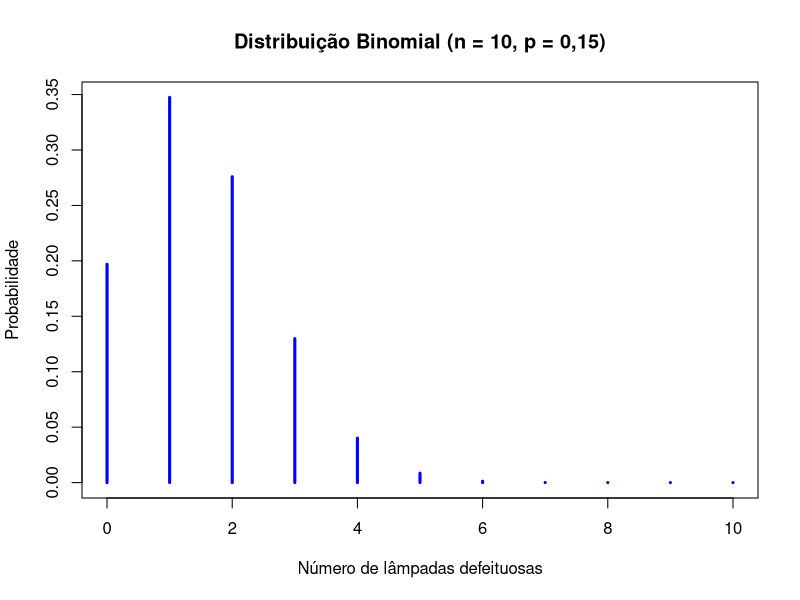

This chart was generated by the following R code:
######
# Q1)
######

# a.i)

dbinom(1, 10, 0.15)

# a.ii)

dbinom(0, 10, 0.15)

# a.iii)

# P(X<2)=P(X=0)+P(X=1)

pbinom(1, 10, 0.15)

# b)

set.seed(123)

N <- 100000

x <- rbinom(N, 10, 0.15)

mean(x == 1)
mean(x == 0)
mean(x < 2)

# c)

x <- 0:10

prob <- dbinom(x, 10, 0.15)

plot(
  x,
  prob,
  type = "h",
  lwd = 3,
  col = "blue",
  xlab = "Número de lâmpadas defeituosas",
  ylab = "Probabilidade",
  main = "Distribuição Binomial (n = 10, p = 0,15)"
)

# Use a binomial quando cada ensaio é independente e a probabilidade de sucesso p permanece constante
# entre os ensaios (por exemplo, testar lâmpadas de uma grande produção assumindo
# probabilidade fixa de defeito e amostras independentes).

# Use a hipergeométrica quando a amostragem é feita sem reposição a partir de uma população finita
# com um número fixo de sucessos — aí os ensaios são dependentes e a probabilidade
# muda conforme você retira itens.

# d.i)

# dhyper(x, m=5, n=15, k=3)
dhyper(2, 5, 15, 3)

# d.ii)
# P(X≥2)=P(X=2)+P(X=3)

sum(dhyper(2:3, 5, 15, 3))

# d.iii)
# P(X=0)

dhyper(0, 5, 15, 3)

######
# Q2)
######

# Temos uma taxa média de 30 mensagens por semana (7 dias). Logo, a taxa média diária é:
  
# λ = 30/7

# Se X representa o número de mensagens recebidas em um dia:
# X ∼ Poisson(30/7)

# O responsável não responde aos e-mails quando há mais de 3 mensagens:
# P(não responder) = P(X > 3)

lambda <- 30/7
pNaoResponderEmUmDia <- 1 - ppois(3, lambda)
print(pNaoResponderEmUmDia)

# a) Em cada um dos 5 dias o responsável não responda aos e-mails

# Assumindo independência entre os dias:
# P(não responder nos 5 dias) = [P(X>3)]^5

lambda <- 30/7

pNaoResponderEmUmDia <- 1 - ppois(3, lambda)

pNaoResponderTodos5 <- pNaoResponderEmUmDia^5

print(pNaoResponderTodos5)

# b) Em pelo menos um dos 5 dias o responsável não responda aos e-mails
# Calculando o complementar.
# P(responder em um dia) = P(X≤3)
# P(responder em todos os 5 dias) = P(X≤3)^5
# P(pelo menos um dia sem responder) = 1 − P(responder em todos os 5 dias) = 1 − [P(X≤3)]^5

lambda <- 30/7

pResponderEmUmDia <- ppois(3, lambda)
pResponderEmTodos5 <- pResponderEmUmDia^5

pPeloMenosUmDiaSemResponder <- 1 - pResponderEmTodos5

print(pPeloMenosUmDiaSemResponder)
